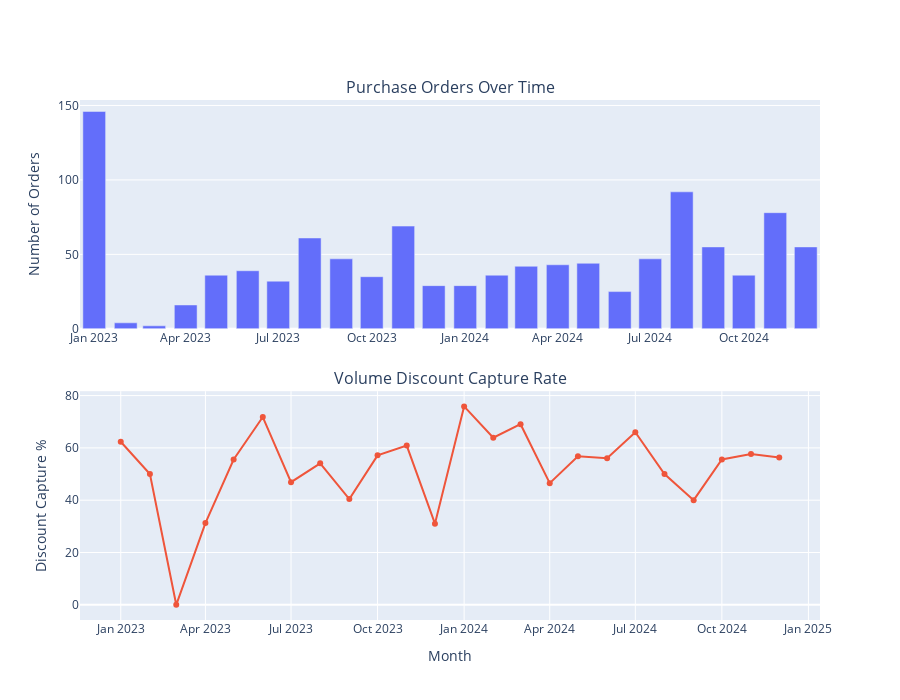

The notebook cell saved with this chart:
### Code cell
# %% [markdown]
# # 6. Purchase Order Analysis
# 
# Understanding baseline ordering behavior

# %% Orders over time
orders_by_date = db.query("""
    SELECT 
        DATE_TRUNC('month', order_date) as month,
        COUNT(*) as num_orders,
        SUM(units_ordered) as total_units,
        SUM(total_cost) as total_cost,
        AVG(total_cost) as avg_order_value,
        SUM(CASE WHEN volume_discount_applied THEN 1 ELSE 0 END) * 100.0 / COUNT(*) as discount_pct
    FROM purchase_orders
    GROUP BY month
    ORDER BY month
""")

fig = make_subplots(
    rows=2, cols=1,
    subplot_titles=('Purchase Orders Over Time', 'Volume Discount Capture Rate'),
    vertical_spacing=0.12
)

fig.add_trace(
    go.Bar(x=orders_by_date['month'], y=orders_by_date['num_orders'], name='Orders'),
    row=1, col=1
)

fig.add_trace(
    go.Scatter(x=orders_by_date['month'], y=orders_by_date['discount_pct'], 
               name='Discount %', mode='lines+markers'),
    row=2, col=1
)

fig.update_xaxes(title_text="Month", row=2, col=1)
fig.update_yaxes(title_text="Number of Orders", row=1, col=1)
fig.update_yaxes(title_text="Discount Capture %", row=2, col=1)
fig.update_layout(height=700, showlegend=False)

fig.show()


# %% Supplier performance comparison
supplier_performance = db.query("""
    SELECT 
        po.supplier_id,
        s.name as supplier_name,
        s.lead_time_days as expected_lead_time,
        s.reliability_score as expected_reliability,
        COUNT(*) as num_orders,
        SUM(po.total_cost) as total_spend,
        AVG(po.lead_time_actual) as avg_actual_lead_time,
        AVG(po.lead_time_expected) as avg_expected_lead_time,
        SUM(CASE WHEN po.on_time THEN 1 ELSE 0 END) * 100.0 / COUNT(*) as actual_on_time_pct,
        SUM(CASE WHEN po.volume_discount_applied THEN 1 ELSE 0 END) * 100.0 / COUNT(*) as discount_rate,
        AVG(po.shipping_cost) as avg_shipping_cost
    FROM purchase_orders po
    JOIN suppliers s ON po.supplier_id = s.supplier_id
    GROUP BY po.supplier_id, s.name, s.lead_time_days, s.reliability_score
    ORDER BY total_spend DESC
""")

print("\n🚚 Supplier Performance:")
print(supplier_performance.to_string(index=False))

# Highlight discrepancies
print("\n⚠️  Reliability Gaps:")
for _, row in supplier_performance.iterrows():
    gap = row['actual_on_time_pct'] - (row['expected_reliability'] * 100)
    if abs(gap) > 5:
        print(f"   {row['supplier_id']}: Expected {row['expected_reliability']*100:.1f}%, "
              f"Actual {row['actual_on_time_pct']:.1f}% (gap: {gap:+.1f}pp)")

### Figure 1 — Plotly figure (JSON) as saved in the notebook; plotly's stock layout.template omitted (floating-point values rounded to 4 significant figures)
{"data": [{"name": "Orders", "type": "bar", "x": ["2023-01-01T00:00:00", "2023-02-01T00:00:00", "2023-03-01T00:00:00", "2023-04-01T00:00:00", "2023-05-01T00:00:00", "2023-06-01T00:00:00", "2023-07-01T00:00:00", "2023-08-01T00:00:00", "2023-09-01T00:00:00", "2023-10-01T00:00:00", "2023-11-01T00:00:00", "2023-12-01T00:00:00", "2024-01-01T00:00:00", "2024-02-01T00:00:00", "2024-03-01T00:00:00", "2024-04-01T00:00:00", "2024-05-01T00:00:00", "2024-06-01T00:00:00", "2024-07-01T00:00:00", "2024-08-01T00:00:00", "2024-09-01T00:00:00", "2024-10-01T00:00:00", "2024-11-01T00:00:00", "2024-12-01T00:00:00"], "xaxis": "x", "y": [146, 4, 2, 16, 36, 39, 32, 61, 47, 35, 69, 29, 29, 36, 42, 43, 44, 25, 47, 92, 55, 36, 78, 55], "yaxis": "y"}, {"mode": "lines+markers", "name": "Discount %", "type": "scatter", "x": ["2023-01-01T00:00:00", "2023-02-01T00:00:00", "2023-03-01T00:00:00", "2023-04-01T00:00:00", "2023-05-01T00:00:00", "2023-06-01T00:00:00", "2023-07-01T00:00:00", "2023-08-01T00:00:00", "2023-09-01T00:00:00", "2023-10-01T00:00:00", "2023-11-01T00:00:00", "2023-12-01T00:00:00", "2024-01-01T00:00:00", "2024-02-01T00:00:00", "2024-03-01T00:00:00", "2024-04-01T00:00:00", "2024-05-01T00:00:00", "2024-06-01T00:00:00", "2024-07-01T00:00:00", "2024-08-01T00:00:00", "2024-09-01T00:00:00", "2024-10-01T00:00:00", "2024-11-01T00:00:00", "2024-12-01T00:00:00"], "xaxis": "x2", "y": [62.33, 50, 0, 31.25, 55.56, 71.79, 46.88, 54.1, 40.43, 57.14, 60.87, 31.03, 75.86, 63.89, 69.05, 46.51, 56.82, 56, 65.96, 50, 40, 55.56, 57.69, 56.36], "yaxis": "y2"}], "layout": {"annotations": [{"font": {"size": 16}, "showarrow": false, "text": "Purchase Orders Over Time", "x": 0.5, "xanchor": "center", "xref": "paper", "y": 1, "yanchor": "bottom", "yref": "paper"}, {"font": {"size": 16}, "showarrow": false, "text": "Volume Discount Capture Rate", "x": 0.5, "xanchor": "center", "xref": "paper", "y": 0.44, "yanchor": "bottom", "yref": "paper"}], "height": 700, "showlegend": false, "xaxis": {"anchor": "y", "domain": [0, 1]}, "xaxis2": {"anchor": "y2", "domain": [0, 1], "title": {"text": "Month"}}, "yaxis": {"anchor": "x", "domain": [0.56, 1], "title": {"text": "Number of Orders"}}, "yaxis2": {"anchor": "x2", "domain": [0, 0.44], "title": {"text": "Discount Capture %"}}}}
